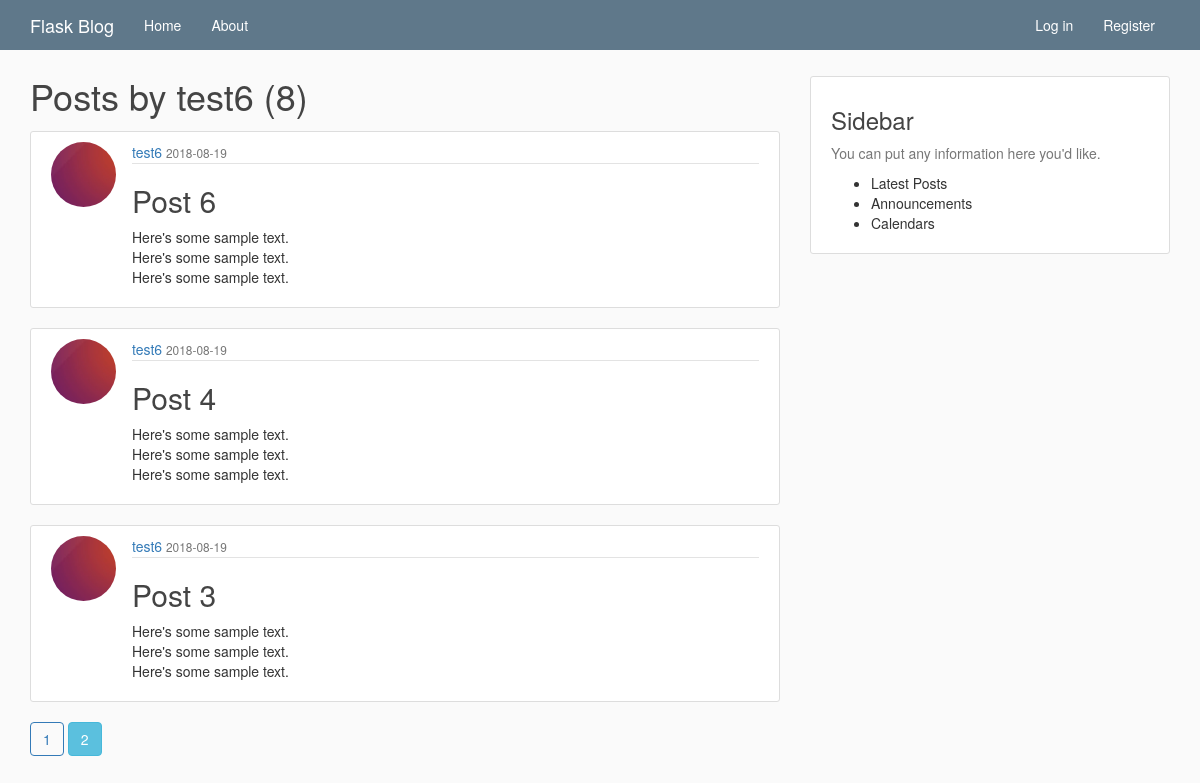
Page /user/test6?page=2 on the earlier database version.
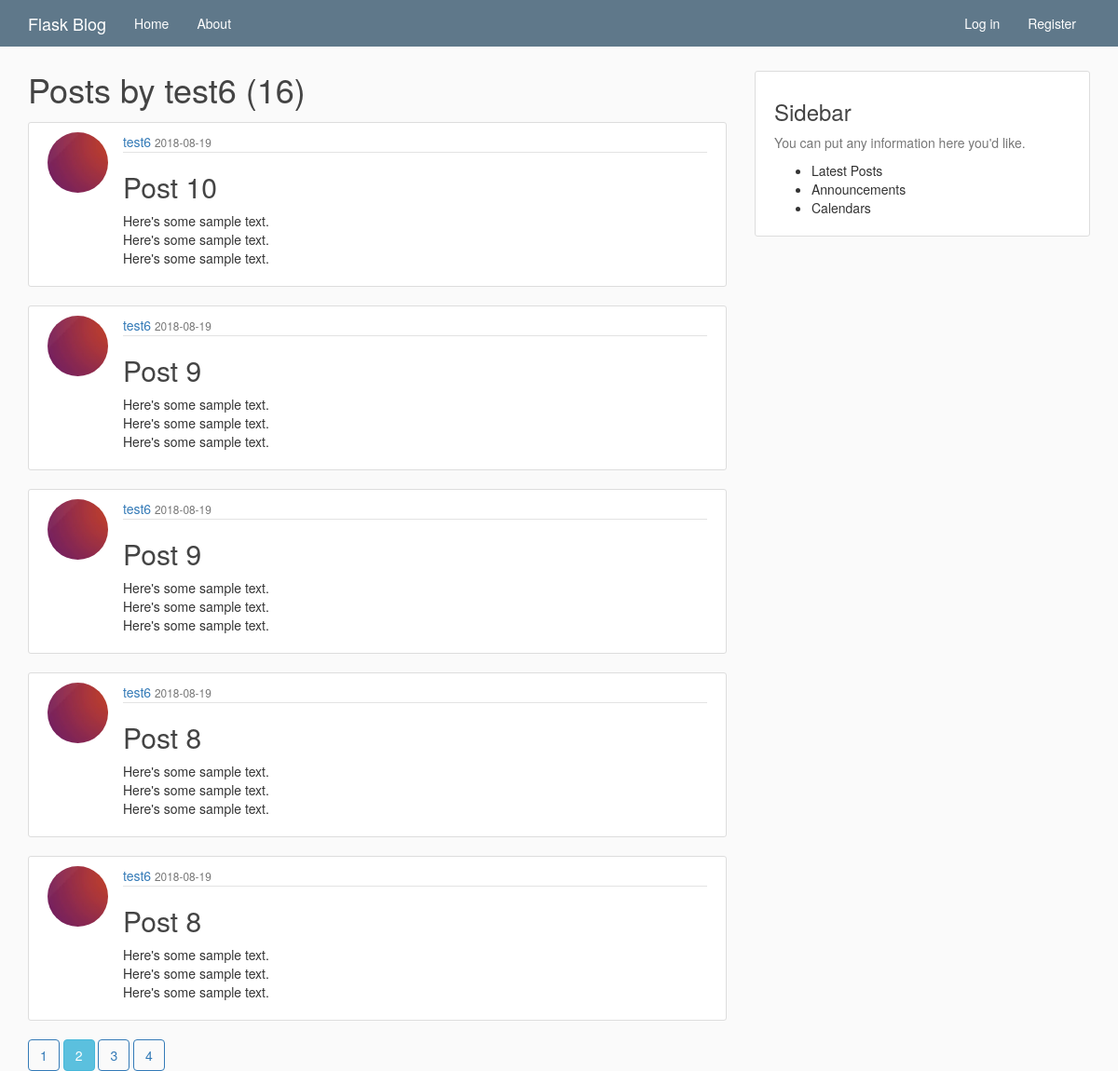
Same page on the later database version.
### flaskblog/models.py (models this page shows, shortened)
class User(db.Model, UserMixin):
  id = db.Column(
      db.Integer, primary_key=True)
  username = db.Column(
      db.String(20), unique=True, nullable=False)
  email = db.Column(
      db.String(120), unique=True, nullable=False)
  image_file = db.Column(
      db.String(20), nullable=False,
      default='default.jpg')  # Store for image hash
  password = db.Column(db.String(60), nullable=False)
  posts = db.relationship('Post', backref='author', lazy=True)

class Post(db.Model):
  id = db.Column(
      db.Integer, primary_key=True)
  title = db.Column(
      db.String(100), nullable=False)
  date_posted = db.Column(
      db.DateTime, nullable=False, default=datetime.utcnow)
  content = db.Column(
      db.Text, nullable=False)
  user_id = db.Column(
      db.Integer, db.ForeignKey('user.id'), nullable=False)

### flaskblog/routes.py (the view)
@app.route('/user/<string:username>')
def user_posts(username):
  page = request.args.get('page', 1, type=int)
  user = User.query.filter_by(username=username).first_or_404()
  posts = Post.query.filter_by(author=user)\
      .order_by(Post.date_posted.desc())\
      .paginate(page=page, per_page=5)
  return render_template('user_posts.html', user=user, posts=posts)

### flaskblog/templates/user_posts.html
{% extends "layout.html" %}
{% block content %}
    <h1 class="mb-3">Posts by {{ user.username }} ({{ posts.total }})</h1>
  {% for post in posts.items %}
    <article class="media content-section">
      <img src="{{ url_for('static', filename='profile_pics/' + post.author.image_file) }}" class="rounded-circle article-img">
      <div class="media-body">
        <div class="article-metadata">
          <a href="{{ url_for('user_posts', username=post.author.username) }}" class="mr-2">{{ post.author.username }}</a>
          <small class="text-muted">{{ post.date_posted.strftime('%Y-%m-%d') }}</small>
        </div>
        <h2>
          <a href="{{ url_for('post', post_id=post.id) }}" class="article-title">{{ post.title }}</a>
        </h2>
        <p class="article-content">{{ post.content }}</p>
      </div>
    </article>
  {% endfor %}
  {% for page_num in posts.iter_pages(left_edge=1, right_edge=1, left_current=1, right_current=2) %}
      {% if page_num %}
        {% if posts.page == page_num %}
          <a href="{{ url_for('user_posts', username=user.username, page=page_num) }}" class="btn btn-info mb-4">{{ page_num }}</a>
        {% else %}
          <a href="{{ url_for('user_posts', username=user.username, page=page_num) }}" class="btn btn-outline-info mb-4">{{ page_num }}</a>
        {% endif %}
      {% else %}
        <button type="button" class="btn btn-outline-secondary">...</button>
      {% endif %}
  {% endfor %}
{% endblock content %}

### flaskblog/templates/layout.html (shortened to what this page needs)
<!DOCTYPE html>
<html lang="en">
  <head>
    <link rel="stylesheet"
      href="https://maxcdn.bootstrapcdn.com/bootstrap/3.3.7/css/bootstrap.min.css"
>
    <link rel="stylesheet" href="{{ url_for('static', filename='main.css') }}">
  </head>
  <body>
    <header class="site-header">
      <nav class="navbar navbar-default fixed-top">
        <div class="container">
          <div class="navbar-header">
            <a class="navbar-brand" href="{{ url_for('home') }}">Flask Blog</a>
          </div>
          <div class="collapse navbar-collapse" id="navbarToggle">
            <ul class="nav navbar-nav">
              <li><a href="{{ url_for('home') }}">Home</a></li>
              <li><a href="{{ url_for('about') }}">About</a></li>
            </ul>
            <ul class="nav navbar-nav navbar-right">
              {% if current_user.is_authenticated %}
                <li><a href="{{ url_for('new_post') }}">New Post</a></li>
                <li><a href="{{ url_for('account') }}">{{ current_user.username }}</a></li>
                <li><a href="{{ url_for('logout') }}">Log out</a></li>
              {% else %}
                <li><a href="{{ url_for('login') }}">Log in</a></li>
                <li><a href="{{ url_for('register') }}">Register</a></li>
              {% endif%}
            </ul>
          </div>
        </div>
      </nav>
    </header>
    <main role="main" class="container">
      <div class="row">
        <div class="col-md-8">
          {% block content %}
          {% endblock content %}
        </div>
        <div class="col-md-4">
          <div class="content-section">
            <h3>Sidebar</h3>
            <p class="text-muted">
              You can put any information here you'd like.
            </p>
            <ul>
              <li>Latest Posts</li>
              <li>Announcements</li>
              <li>Calendars</li>
            </ul>
          </div>
        </div>
      </div>
    </main>
  </body>
</html>

### flaskblog/static/main.css (style rules this page uses)
body { background: #fafafa; color: #333333; margin-top: 7.6rem; }
h1, h2, h3, h4, h5, h6 { color: #444444; }
.navbar { background-color: #5f788a; position: fixed; top: 0; width: 100%; border: 0; border-radius: 0; z-index: 1; }
main > .row > .col-md-8 h1 { margin-top: 0; }
.content-section { background: #ffffff; padding: 10px 20px; border: 1px solid #dddddd; border-radius: 3px; margin-bottom: 20px; }
.article-title { color: #444444; }
.article-content { white-space: pre-line; }
.article-img { height: 65px; width: 65px; margin-right: 16px; float: left; }
.rounded-circle { border-radius: 50%; }
.article-metadata { padding-bottom: 1px; margin-bottom: 4px; border-bottom: 1px solid #e3e3e3; }
.navbar-default .navbar-brand, .navbar-default .navbar-nav > li > a { color: #fff; }
.btn-outline-info { border: 1px solid; }

Differences in the rows shown:
no longer on this page (row unchanged): Post: image_file (placeholder picture), author.username "test6", date_posted "2018-08-19", title "Post 6", content "Here's some sample text. Here's some sample text. Here's some sample text."
no longer on this page (row unchanged): Post: image_file (placeholder picture), author.username "test6", date_posted "2018-08-19", title "Post 4", content "Here's some sample text. Here's some sample text. Here's some sample text."
no longer on this page (row unchanged): Post: image_file (placeholder picture), author.username "test6", date_posted "2018-08-19", title "Post 3", content "Here's some sample text. Here's some sample text. Here's some sample text."
added Post: image_file (placeholder picture), author.username "test6", date_posted "2018-08-19", title "Post 10", content "Here's some sample text. Here's some sample text. Here's some sample text."
now on this page (row unchanged): Post: image_file (placeholder picture), author.username "test6", date_posted "2018-08-19", title "Post 9", content "Here's some sample text. Here's some sample text. Here's some sample text."
added Post: image_file (placeholder picture), author.username "test6", date_posted "2018-08-19", title "Post 9", content "Here's some sample text. Here's some sample text. Here's some sample text."
now on this page (row unchanged): Post: image_file (placeholder picture), author.username "test6", date_posted "2018-08-19", title "Post 8", content "Here's some sample text. Here's some sample text. Here's some sample text."
added Post: image_file (placeholder picture), author.username "test6", date_posted "2018-08-19", title "Post 8", content "Here's some sample text. Here's some sample text. Here's some sample text."
Other differences:
{{ posts.total }}: "8" → "16"
new list line: "3"
new list line: "4"
